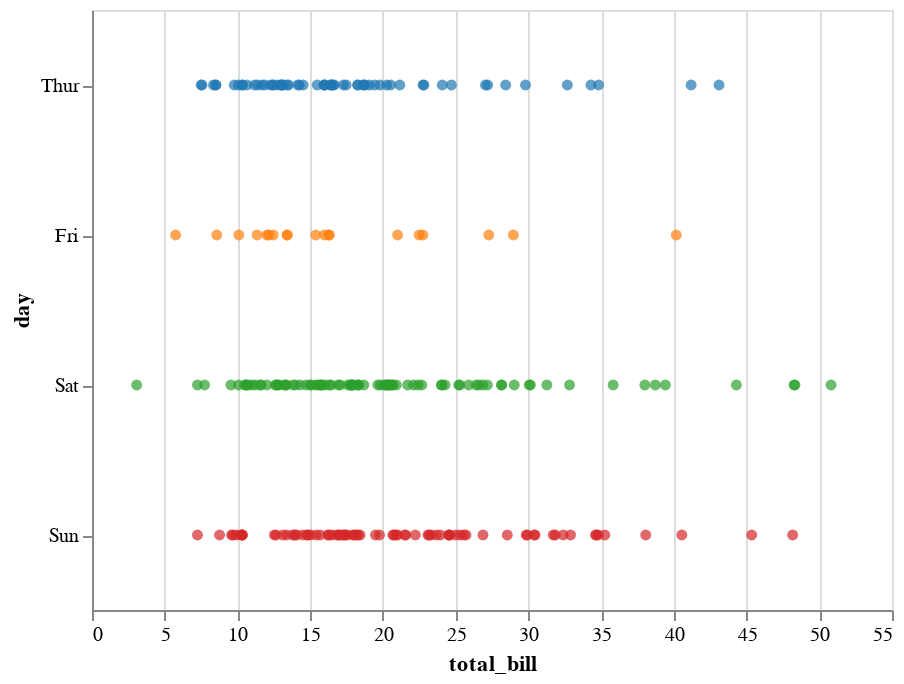

This figure's notebook cell:
### Code cell
display(salt.stripplot(x="total_bill", y="day", data=tips, jitter=True))
ax = sns.stripplot(x="total_bill", y="day", data=tips, jitter=True)

### Figure 1 — Vega-Lite specification as saved in the notebook (floating-point values rounded to 4 significant figures; data arrays with more than 128 entries replaced by an {"elided": "..."} marker saying what was removed)
{"$schema": "https://vega.github.io/schema/vega-lite/v2.4.1.json", "config": {"view": {"height": 300, "width": 400}}, "data": {"values": {"elided": "244 records"}}, "encoding": {"color": {"field": "c", "scale": null, "type": "nominal"}, "x": {"axis": {"title": "total_bill"}, "field": "total_bill", "scale": {"zero": false}, "type": "quantitative"}, "y": {"axis": {"title": "day"}, "field": "day", "sort": null, "type": "nominal"}}, "mark": "circle", "selection": {"selector005": {"bind": "scales", "encodings": ["x", "y"], "mark": {"fill": "#333", "fillOpacity": 0.125, "stroke": "white"}, "on": "[mousedown, window:mouseup] > window:mousemove!", "resolve": "global", "translate": "[mousedown, window:mouseup] > window:mousemove!", "type": "interval", "zoom": "wheel!"}}}
